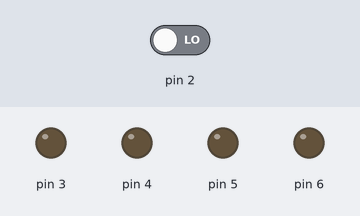
Simulated run of this sketch. Board: Arduino Uno, built with avr-gcc and run on an emulated ATmega328P. Parts: output pins drawn as LEDs (lit = HIGH). The inputs (shaded band) are chosen by the test bench; at power-on: pin 2 LOW.

Above: at 1.2 s.
1.3 s: pin 2 driven HIGH
At 1.8 s:
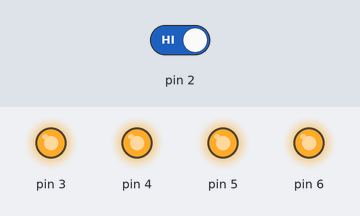
2.8 s: pin 2 driven LOW
At 4.2 s:
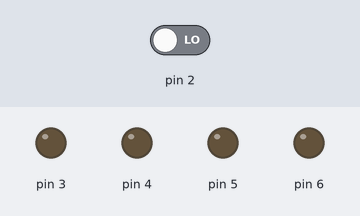
Timing chart, 0 to 5.8 s (numbered marks = the images above; inputs shaded):
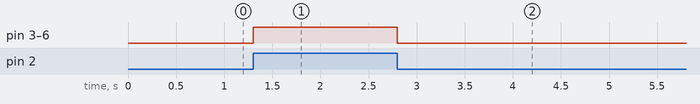

Measured:
- after the input at 1.3 s, pin 3–6: LOW → HIGH at once
- after the input at 2.8 s, pin 3–6: HIGH → LOW at once

The sketch:

STEAM-project-stuff.ino
```cpp
void setup()
{
  // put your setup code here, to run once:
  pinMode(2, INPUT);
  pinMode(3, OUTPUT);
  pinMode(4, OUTPUT);
  pinMode(5, OUTPUT);
  pinMode(6, OUTPUT);
}

void loop()
{
  // put your main code here, to run repeatedly:
  if (digitalRead(2) == HIGH)
  {
    digitalWrite(3, HIGH);
    digitalWrite(4, HIGH);
    digitalWrite(5, HIGH);
    digitalWrite(6, HIGH);
  }
  else
  {
    digitalWrite(3, LOW);
    digitalWrite(4, LOW);
    digitalWrite(5, LOW);
    digitalWrite(6, LOW);
  }
}
```
